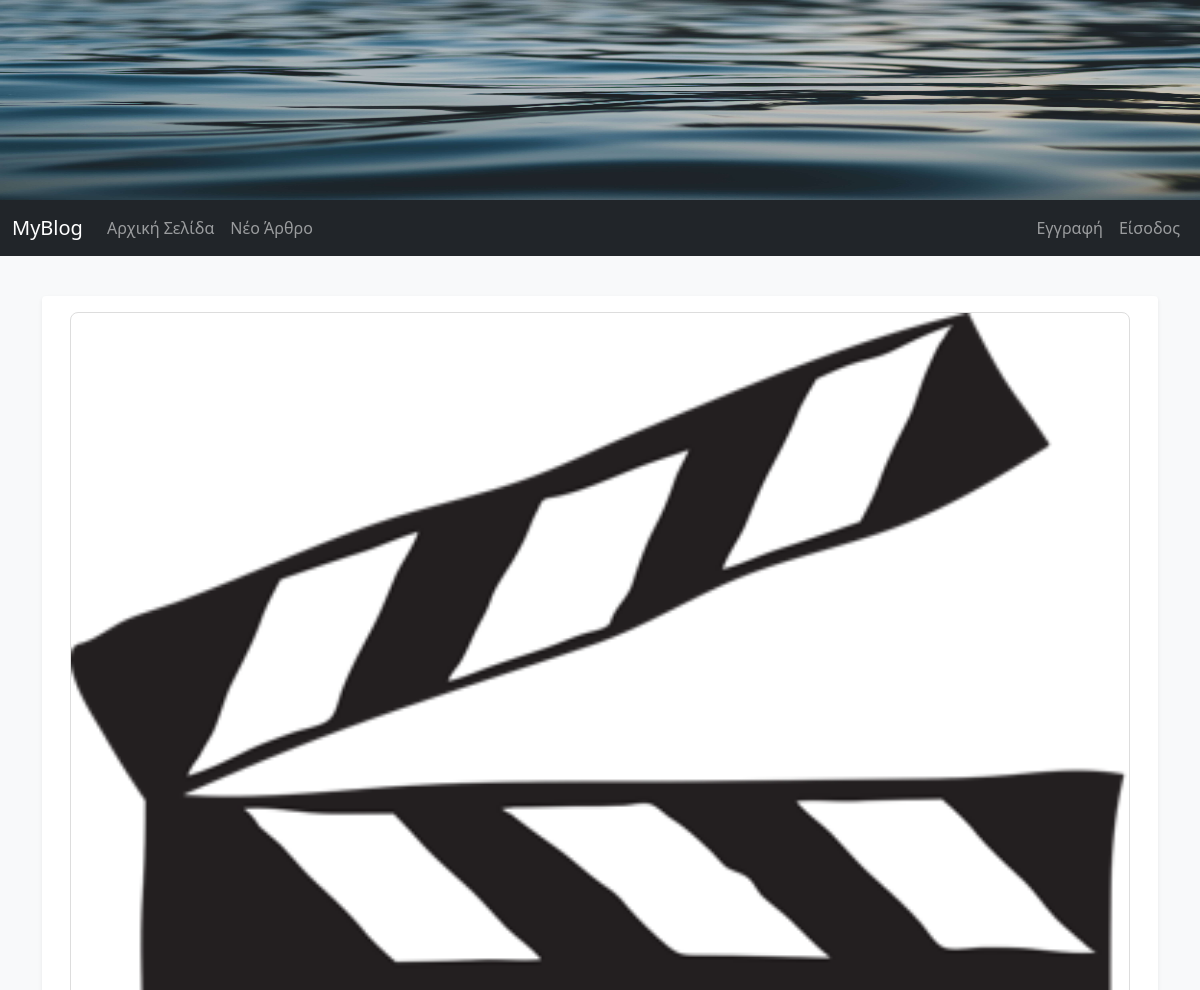
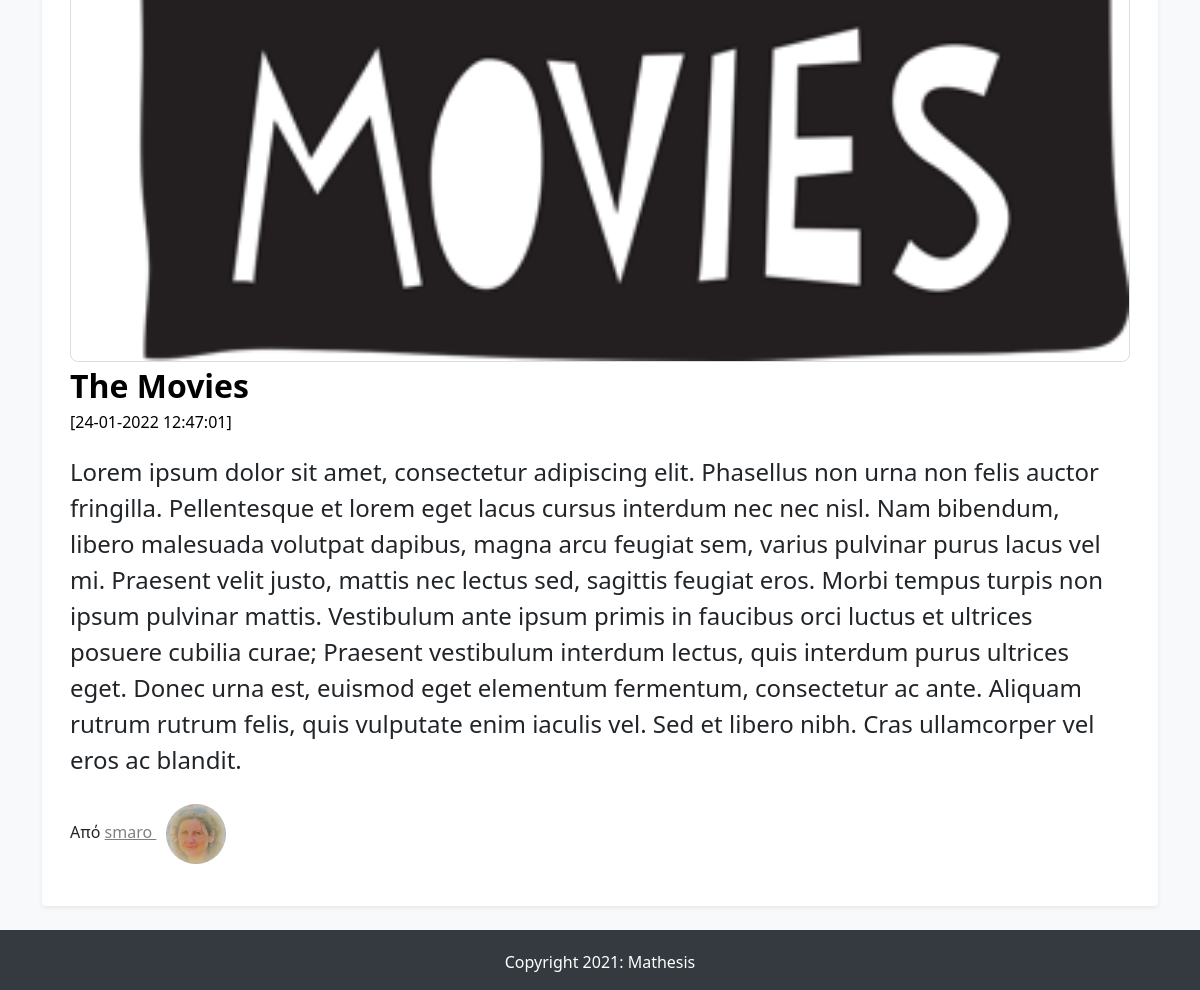
The page /full_article/12 on the database its author committed (2 pictures, top to bottom).
### FlaskBlogApp/models.py (models this page shows, shortened)
class Article(db.Model):
    id = db.Column(db.Integer, primary_key=True)
    article_title = db.Column(db.String(50), nullable=False)
    article_body = db.Column(db.Text(), nullable=False)
    article_image = db.Column(db.String(30), nullable=False, default='default_article_image.jpg')
    date_created = db.Column(db.DateTime, nullable=False, default=datetime.utcnow)
    user_id = db.Column(db.Integer, db.ForeignKey('user.id') , nullable=False)

class User(db.Model, UserMixin):
    id = db.Column(db.Integer, primary_key=True)
    username = db.Column(db.String(15), unique=True, nullable=False)
    email = db.Column(db.String(150), unique=True, nullable=False)
    password = db.Column(db.String(36), nullable=False)
    profile_image = db.Column(db.String(30), default='default_profile_image.jpg')
    articles = db.relationship('Article', backref='author', lazy=True)

### FlaskBlogApp/routes.py (the view)
@app.route("/full_article/<int:article_id>", methods=["GET"])
def full_article(article_id):
    article = Article.query.get_or_404(article_id)
    return render_template("full_article.html", article=article)

### FlaskBlogApp/templates/full_article.html (shortened to what this page needs)
{% extends "base.html" %}
{% block content %}
<main role="main" class="container">
{% if article %}
<div class="row my-3 p-3 bg-body rounded shadow-sm">
    <div class="col col-md-12">
        {% if article.article_image and article.article_image != 'default_article_image.jpg' %}
            <img src="{{ url_for('static', filename='images/articles_images/'+article.article_image) }}" alt="" class="img-responsive a_image" width="100%">
        {% endif %}
    </div>
    <div class="col col-md-12">
    <div class="main-article-title">
        {{ article.article_title | safe }}
    </div>
    <small class="article_date">[{{ article.date_created.strftime('%d-%m-%Y  %H:%M:%S' ) }}]</small>
    <p class="main-article-partial-text">
        {{ article.article_body  | safe }}
    </p>
    <p class="">Από
        <span>
        <a class="author-name" href="{{ url_for('articles_by_author',author_id=article.author.id) }}"> {{ article.author.username }}
            <img class="rounded-circle profile-image" alt="{{ article.author.username }}" src="{{ url_for('static', filename='images/profiles_images/'+article.author.profile_image) }}" data-holder-rendered="true" data-bs-toggle="tooltip" data-bs-placement="top" title="{{ article.author.username }}">
        </a>
        </span>
    </p>
    </div>
</div>
{% endif %}
</main>
{% endblock content %}

### FlaskBlogApp/static/css/styles.css (style rules this page uses)
body { background-color: #f8f9fa; }
.container { margin-top: 20px; }
.main-article-title { font-size: 2em; font-weight: bold; text-decoration: none; color: black; }
.article_date,.article_date:hover { font-size: 1em; color: black; }
.main-article-partial-text,.main-article-full-text { font-size: 1.5em; margin-top: 20px; }
.author-name:link { color: gray; }
.main-article-category:hover,.main-article-title:hover,.author-name { text-decoration: underline; color: black; }
.row { margin-top: 20px; }
.profile-image { width: 60px; height: 60px; margin: 10px; }
.a_image { border: 1px solid #ddd; border-radius: 8px; }

### rows shown on the page
Article: article_image (picture), article_title "The Movies", date_created "24-01-2022 12:47:01", article_body "Lorem ipsum dolor sit amet, consectetur adipiscing elit. Phasellus non urna non felis auctor fringilla. Pellentesque et lorem eget lacus cursus interdum nec nec nisl. Nam bibendum, libero malesuada volutpat dapibus, magna arcu feugiat sem, varius pulvinar purus lacus vel mi. Praesent velit justo, mattis nec lectus sed, sagittis feugiat eros. Morbi tempus turpis non ipsum pulvinar mattis. Vestibulum ante ipsum primis in faucibus orci luctus et ultrices posuere cubilia curae; Praesent vestibulum interdum lectus, quis interdum purus ultrices eget. Donec urna est, euismod eget elementum fermentum, consectetur ac ante. Aliquam rutrum rutrum felis, quis vulputate enim iaculis vel. Sed et libero…"
User: author.username "smaro", profile_image (picture)
